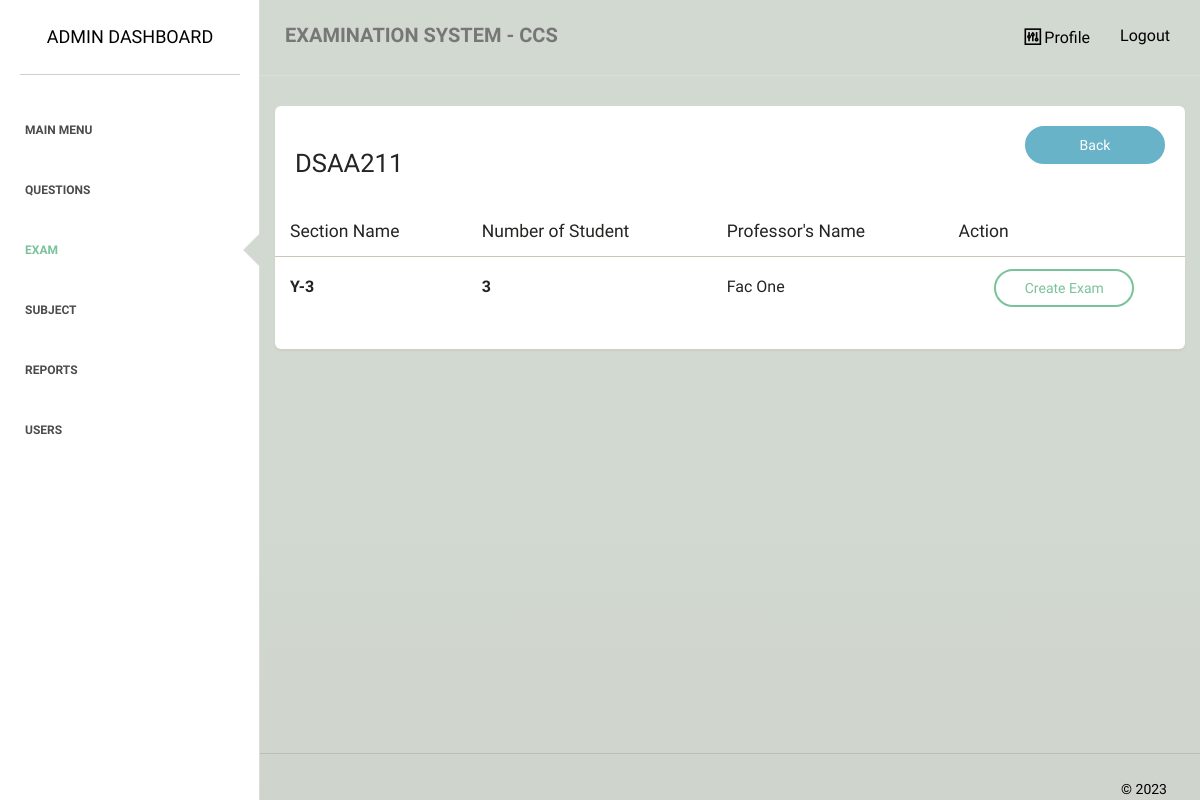
The page /admin/exams/section.php?id=UEAU1KCA on the database its author committed.
### tables this page shows
CREATE TABLE `subject` (
  `subject_id` int(255) NOT NULL,
  `subject_name` varchar(255) NOT NULL,
  `num_of_student` varchar(255) NOT NULL,
  `rnd_id` varchar(255) NOT NULL,
  `list_of_student` varchar(2000) NOT NULL,
  `semester` varchar(5) NOT NULL,
  `yearlevel` varchar(5) NOT NULL
);

CREATE TABLE `section` (
  `section_id` int(255) NOT NULL,
  `section_name` varchar(255) NOT NULL,
  `subject_id` varchar(255) NOT NULL,
  `prof_name` varchar(255) NOT NULL,
  `prof_id` varchar(255) NOT NULL
);

### admin/exams/section.php (the view, shortened to what this page needs)
<?php
require_once "../../dbconnect.php";
$id = $_GET['id'] ?? '';
$statement = $pdo->prepare('SELECT * from subject where rnd_id = :id');
$statement->bindValue(':id', $id);
$statement->execute();
$procdata = $statement->fetchAll(PDO::FETCH_ASSOC);
$statement = $pdo->prepare('SELECT  s.*, (select count(*) from enrolled_student e where e.subject_id = s.subject_id and e.section_id = s.section_id) as number_of_stud from section s where subject_id = :id');
$statement->bindValue(':id', $id);
$statement->execute();
$section = $statement->fetchAll(PDO::FETCH_ASSOC);
?>
<!doctype html>
<html lang="en">
<head>
    <link href="../../assets/css/main.css" rel="stylesheet" />
    <link href="../../assets/css/animate.css" rel="stylesheet"/>
    <link href="../../assets/css/paper-dashboard.css" rel="stylesheet"/>
    <link href="../../assets/css/demo.css" rel="stylesheet" />
    <link href="http://maxcdn.bootstrapcdn.com/font-awesome/latest/css/font-awesome.min.css" rel="stylesheet">
    <link href="../../assets/css/themify-icons.css" rel="stylesheet">
</head>
<body>
<div class="wrapper">
    <div class="sidebar" data-background-color="white" data-active-color="success">
    	<div class="sidebar-wrapper">
            <div class="logo">
                <a href="" class="simple-text">
                    Admin Dashboard
                </a>
            </div>
            <ul class="nav">
                <li>
                    <a href="../">
                        <p>Main Menu</p>
                    </a>
                </li>
                <li>
                    <a href="../questions/">
                        <p>Questions</p>
                    </a>
                </li>
                <li class="active">
                    <a href="../exams/">
                        <p>Exam</p>
                    </a>
                </li>
                <li>
                    <a href="../class/">
                        <p>Subject</p>
                    </a>
                </li>
                <li>
                    <a href="../generate/">
                        <p>Reports</p>
                    </a>
                </li>
                <li>
                    <a href="../user/">
                        <p>Users</p>
                    </a>
                </li>
            </ul>
    	</div>
    </div>
    <div class="main-panel">
        <nav class="navbar navbar-default">
            <div class="container-fluid">
                <div class="navbar-header">
                    <a class="navbar-brand" href="#">EXAMINATION SYSTEM - CCS</a>
                </div>
                <div class="collapse navbar-collapse">
                    <ul class="nav navbar-nav navbar-right">
                        <li>
                            <a href="../profile.php">
                                <i class="ti-panel"></i>
								<p>Profile</p>
                            </a>
                        </li>
						<li>
                            <a href="../../logout">
								<p>Logout</p>
                            </a>
                        </li>
                    </ul>
                </div>
            </div>
        </nav>
        <div class="content">
            <div class="container-fluid">
                <div class="row">
                    <div class="">
                        <div class="card ">
                            <div class="header">
                                <div class="header-arrangement">
                                    <div class="right">
                                        <h3><?php echo $procdata[0]['subject_name']; ?></h3>
                                    </div>
                                    <div class="left">
                                        <a href="list.php" class="btn btn-info btn-fill btn-wd">Back</a>
                                    </div>
                                </div>
                            </div>
                            <div class="content table-responsive table-full-width">
                                <table class="table">
                                    <thead>
                                    	<th>Section Name</th>
                                    	<th>Number of Student</th>
                                    	<th>Professor's Name</th>
                                    	<th>Action</th>
                                    </thead>
                                    <tbody>
                                        <?php foreach ($section as $i => $item): ?>
                                        <tr>
                                        	<td style="font-size:medium;"><b><?php echo $item['section_name']; ?></b></td>
                                        	<td style="font-size:medium;"><b><?php echo $item['number_of_stud']; ?></b></td>
                                        	<td style="font-size:medium;"><?php echo $item['prof_name']; ?></td>
                                        	<td style="text-align:center;">
                                                <a href="create.php?id=<?php echo $item['section_id']; ?>&rnd_id=<?php echo $item['subject_id']; ?>" class="btn btn-success btn-wd">Create Exam</a>
                                            </td>
                                        </tr>
                                        <?php endforeach;?>
                                    </tbody>
                                </table>
                            </div>
                        </div>
                    </div>
                </div>
            </div>
        </div>
        <footer class="footer">
            <div class="container-fluid">
                <div class="copyright pull-right">
                    &copy; <script>document.write(new Date().getFullYear())</script>
                </div>
            </div>
        </footer>
    </div>
</div>
</body>
</html>

### assets/css/demo.css (style rules this page uses)
.header-arrangement { display: flex; }
.header-arrangement .right { flex: 1; }

### rows shown on the page
subject: subject_name "DSAA211"
section: section_name "Y-3", number_of_stud "3", prof_name "Fac One"
